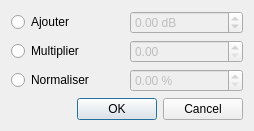
<?xml version="1.0" encoding="UTF-8"?>
<ui version="4.0">
 <class>DialogChangeVolume</class>
 <widget class="QDialog" name="DialogChangeVolume">
  <property name="windowModality">
   <enum>Qt::ApplicationModal</enum>
  </property>
  <property name="geometry">
   <rect>
    <x>0</x>
    <y>0</y>
    <width>254</width>
    <height>119</height>
   </rect>
  </property>
  <property name="windowTitle">
   <string>Modifier le volume</string>
  </property>
  <property name="windowIcon">
   <iconset resource="../resources.qrc">
    <normaloff>:/icons/icon</normaloff>:/icons/icon</iconset>
  </property>
  <layout class="QGridLayout" name="gridLayout">
   <item row="0" column="0">
    <widget class="QRadioButton" name="radioAdd">
     <property name="text">
      <string>Ajouter</string>
     </property>
    </widget>
   </item>
   <item row="1" column="0">
    <widget class="QRadioButton" name="radioMultiply">
     <property name="text">
      <string>Multiplier</string>
     </property>
    </widget>
   </item>
   <item row="2" column="0">
    <widget class="QRadioButton" name="radioNormalize">
     <property name="text">
      <string>Normaliser</string>
     </property>
    </widget>
   </item>
   <item row="2" column="1">
    <widget class="QDoubleSpinBox" name="doubleSpinNormalize">
     <property name="enabled">
      <bool>false</bool>
     </property>
     <property name="suffix">
      <string> %</string>
     </property>
     <property name="decimals">
      <number>2</number>
     </property>
     <property name="maximum">
      <double>100.000000000000000</double>
     </property>
    </widget>
   </item>
   <item row="3" column="0" colspan="2">
    <widget class="QDialogButtonBox" name="buttonBox">
     <property name="orientation">
      <enum>Qt::Horizontal</enum>
     </property>
     <property name="standardButtons">
      <set>QDialogButtonBox::Cancel|QDialogButtonBox::Ok</set>
     </property>
    </widget>
   </item>
   <item row="1" column="1">
    <widget class="QDoubleSpinBox" name="doubleSpinMultiply">
     <property name="enabled">
      <bool>false</bool>
     </property>
     <property name="maximum">
      <double>10.000000000000000</double>
     </property>
     <property name="singleStep">
      <double>0.100000000000000</double>
     </property>
    </widget>
   </item>
   <item row="0" column="1">
    <widget class="QDoubleSpinBox" name="doubleSpinAdd">
     <property name="enabled">
      <bool>false</bool>
     </property>
     <property name="suffix">
      <string> dB</string>
     </property>
     <property name="minimum">
      <double>-200.000000000000000</double>
     </property>
     <property name="maximum">
      <double>200.000000000000000</double>
     </property>
    </widget>
   </item>
  </layout>
 </widget>
 <resources>
  <include location="../resources.qrc"/>
 </resources>
 <connections>
  <connection>
   <sender>buttonBox</sender>
   <signal>accepted()</signal>
   <receiver>DialogChangeVolume</receiver>
   <slot>accept()</slot>
   <hints>
    <hint type="sourcelabel">
     <x>248</x>
     <y>254</y>
    </hint>
    <hint type="destinationlabel">
     <x>157</x>
     <y>274</y>
    </hint>
   </hints>
  </connection>
  <connection>
   <sender>buttonBox</sender>
   <signal>rejected()</signal>
   <receiver>DialogChangeVolume</receiver>
   <slot>reject()</slot>
   <hints>
    <hint type="sourcelabel">
     <x>316</x>
     <y>260</y>
    </hint>
    <hint type="destinationlabel">
     <x>286</x>
     <y>274</y>
    </hint>
   </hints>
  </connection>
 </connections>
</ui>
